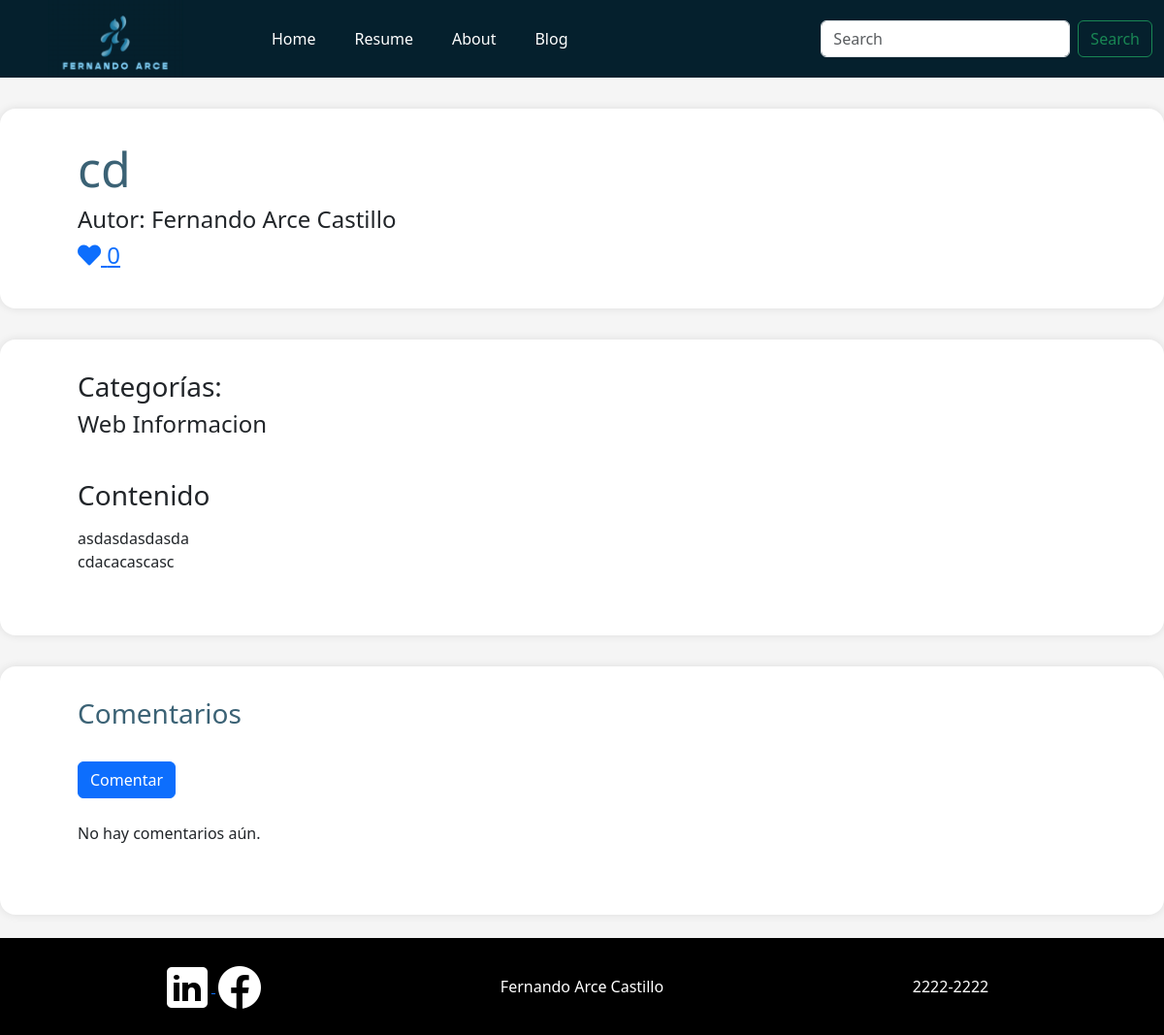
Page /articulo/6/ on the committed database.
### sitio_personal/models.py (models this page shows, shortened)
class Articulo(models.Model):
    titulo = models.CharField(max_length=200)
    contenido = models.TextField()
    etiquetas = models.ManyToManyField(Etiqueta)
    fecha_publicacion = models.DateTimeField(auto_now_add=True)
    likes = models.ManyToManyField(User, related_name='likes', blank=True)
    thumbnail = models.ImageField(upload_to='sitio_personal/static/img/thumbnails', null=True, blank=True)
    preview = models.TextField(null=True, blank=True)
    tiempo_lectura = models.IntegerField(default=5)
    def total_likes(self):
        return self.likes.count()

class Etiqueta(models.Model):
    nombre = models.CharField(max_length=100)

### sitio_personal/views.py (the view)
# urls.py: path('articulo/<int:articulo_id>/', views.detalle_articulo, name='detalle_articulo'),
def detalle_articulo(request, articulo_id):
    articulo = get_object_or_404(Articulo, id=articulo_id)
    comentarios = articulo.comentarios.order_by('-fecha').filter(es_respuesta = False)
    if request.method == 'POST':
        form = ComentarioForm(request.POST)
        if form.is_valid():
            comentario = form.save(commit=False)
            comentario.articulo = articulo
            comentario.save()
            return redirect('detalle_articulo', articulo_id=articulo.id)
    else:
        form = ComentarioForm()
    return render(request, 'sitio_personal/detalle_articulo.html', {'articulo': articulo, 'comentarios': comentarios, 'form': form})

### sitio_personal/forms.py
class ComentarioForm(forms.ModelForm):
    class Meta:
        model = Comentario
        fields = ['nombre', 'cuerpo']

### sitio_personal/templates/sitio_personal/detalle_articulo.html (shortened to what this page needs)
{% extends 'base.html' %}
{% block content %}
<div class="container-xxl articulo_encabezado">
    <h1 style="color: #3B6275; font-size: 50px;">{{ articulo.titulo }}</h1>
    <h4>Autor: Fernando Arce Castillo</h4>
    <h4>
        <a href="#" class="like-button" data-id="{{ articulo.id }}">
            <i class="fas fa-heart"></i> {{ articulo.total_likes }}
        </a>
    </h4>
</div>
<div class="container-xxl articulo_completo">
    <h3>Categorías:</h3>
    <h4>
        {% for etiqueta in articulo.etiquetas.all %}
            {{ etiqueta.nombre }}
        {% endfor %}
        <br />
    </h4>
    <h3><br />Contenido </h3>
    <p>{{ articulo.contenido|linebreaks }}</p>
</div>
<div class="container-xxl articulo_completo">
    <h3 style="color: #3B6275;">Comentarios</h3>
    <button type="button" class="btn btn-primary mt-4 mb-4" data-bs-toggle="modal" data-bs-target="#comentarioModal">
        Comentar
    </button>
    <div class="lista_comentarios mb-4">
        {% for comentario in comentarios %}
            <div class="comentario">
                <h5>{{ comentario.nombre }} <small>{{ comentario.fecha|date:"d M Y H:i" }}</small></h4>
                <p>{{ comentario.cuerpo|linebreaks }}</p>
                {% if comentario.respuestas.all %}
                <div class="accordion accordion-flush" id="accordionExample">
                    <div class="accordion-item">
                        <h2 class="accordion-header">
                            <button class="accordion-button" type="button" data-bs-toggle="collapse" data-bs-target="#collapseOne" aria-expanded="false" aria-controls="collapseOne">
                                <h5 style="color: #3B6275;"> Ver Respuestas </h5>
                            </button>
                        </h2>
                        <div id="collapseOne" class="accordion-collapse collapse" data-bs-parent="#accordionExample">
                            <div class="accordion-body">
                                <h5 style="color: #3B6275;"> Respuestas </h5>
                                <div class="respuestas">
                                    {% for respuesta in comentario.respuestas.all %}
                                    <div class="respuesta">
                                        <h5>{{ respuesta.nombre }} <small>{{ respuesta.fecha|date:"d M Y H:i" }}</small></h5>
                                        <p>{{ respuesta.cuerpo|linebreaks }}</p>
                                    </div>
                                    {% endfor %}
                                </div>
                            </div>
                        </div>
                    </div>
                </div>
                {% endif %}
            </div>
            <hr>
        {% empty %}
            <p>No hay comentarios aún.</p>
        {% endfor %}
    </div>
</div>
<footer class="footer-black mt-4">
    <div class="container text-center">
        <div class="row align-items-start">
            <div class="col">
                <div class="container">
                    <a href="https://www.linkedin.com/" target="_blank">
                        <img src="../../static/img/logo_linkedin.png" alt="perfil linkedin" />
                    </a>
                    <span>
                        <a href="https://www.facebook.com/" target="_blank">
                            <img src="../../static/img/logo_facebook.png" alt="perfil facebook" />
                        </a>
                    </span>
                </div>
            </div>
            <div class="col">
                Fernando Arce Castillo
            </div>
            <div class="col">
                2222-2222
            </div>
        </div>
    </div>
</footer>
{% endblock %}

### sitio_personal/static/css/styles.css (style rules this page uses)
body { background-color: #f5f5f5; }
.footer-black { background-color: #000; color: #fff; padding-top: 20px; height: 100px; line-height: 60px; }
.articulo_encabezado { background-color: #fff; padding-left: 5rem; padding-right: 5rem; padding-top: 2rem; padding-bottom: 2rem; margin-top: 2rem; border-radius: 1rem; box-shadow: 0px 0px 10px rgba(0, 0, 0, 0.1); }
.articulo_completo { background-color: #fff; padding-left: 5rem; padding-right: 5rem; padding-top: 2rem; padding-bottom: 2rem; padding-bottom: 3rem; margin-top: 2rem; border-radius: 1rem; box-shadow: 0px 0px 10px rgba(0, 0, 0, 0.1); }

### rows in the picture
Articulo: titulo "cd", total_likes "0", contenido "asdasdasdasda cdacacascasc"
Etiqueta: nombre "Web"
Etiqueta: nombre "Informacion"
